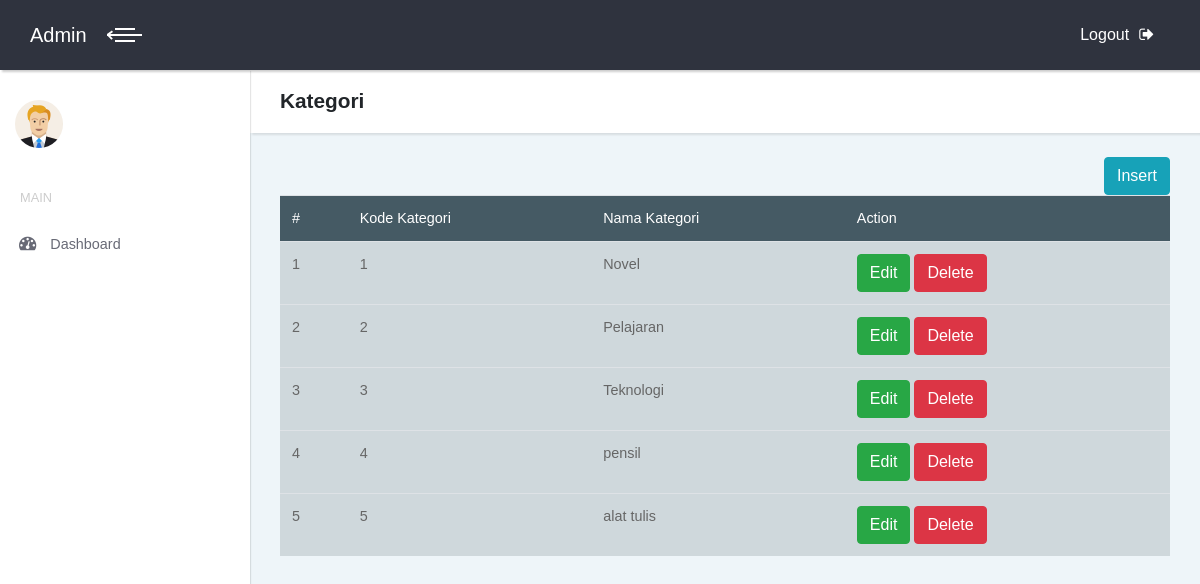
Page /index.php/kategori on the committed database.
### tables this page shows
CREATE TABLE `kategori_buku` (
  `kode_kategori` int(11) NOT NULL,
  `nama_kategori` varchar(100) NOT NULL
);

### application/controllers/Kategori.php (called while the page is built, shortened)
<?php
class Kategori extends CI_Controller {
	public function __construct()
	{
		$this->load->model('m_kategori','kat');
	}
	public function index()
	{
		$data['tampil_kategori']=$this->kat->tampil_kategori();
		$data['konten']="v_kategori";
		$this->load->view('template', $data);
	}
}

### index.php (called while the page is built, shortened)
<?php
require_once BASEPATH.'core/CodeIgniter.php';

### application/models/M_kategori.php (called while the page is built, shortened)
<?php
class M_kategori extends CI_Model {
	public function tampil_kategori()
	{
		$tm_kategori=$this->db->get('kategori_buku')->result();
		return $tm_kategori;
	}
}

### application/views/v_kategori.php (the view, shortened to what this page needs)
<header class="page-header">
  <div class="container-fluid">
    <h2 class="no-margin-bottom">Kategori</h2>
  </div>
</header>
<div class="container-fluid">
<div class="table-agile-info">
	<div class="panel panel-default">
<br><a href="#tambah" data-toggle="modal" class="btn btn-info pull-right">Insert</a><br>
<table class="table" id="example" ui-options=ui-options="{
        &quot;paging&quot;: {
          &quot;enabled&quot;: true
        },
        &quot;filtering&quot;: {
          &quot;enabled&quot;: true
        },
        &quot;sorting&quot;: {
          &quot;enabled&quot;: true
        }}">
<thead style="background-color: #455A64; color: white">
	<tr>
		<td>#</td>
		<td>Kode Kategori</td>
		<td>Nama Kategori</td>
		<td>Action</td>
	</tr></thead>
	<tbody style="background-color: #CFD8DC;">
	<?php $no=0; foreach ($tampil_kategori as $kat) : $no++;?>
	<tr>
		<td><?=$no?></td>
		<td><?=$kat->kode_kategori?></td>
		<td><?=$kat->nama_kategori?></td>
		<td>
			<a href="#edit" onclick="edit('<?=$kat->kode_kategori?>')" class="btn btn-success" data-toggle="modal">Edit</a>
			<a href="<?=base_url('index.php/kategori/hapus/'.$kat->kode_kategori)?>" onclick="return confirm('Yakin untuk menghapus?')" class="btn btn-danger">Delete</a>
		</td>
	</tr>
<?php endforeach ?>
</tbody>
</table></div>
</div>

### assets/css/style.default.css (style rules this page uses)
body { overflow-x: hidden; }
a, i, span { display: inline-block; text-decoration: none; -webkit-transition: all 0.3s; transition: all 0.3s; }
.container-fluid { padding: 0 30px; }
header.page-header { padding: 20px 0; }
table { font-size: 0.9em; color: #666; }
.page-header { background: #fff; padding: 20px; -webkit-box-shadow: 2px 2px 2px rgba(0, 0, 0, 0.1); box-shadow: 2px 2px 2px rgba(0, 0, 0, 0.1); position: relative; z-index: 8; }
.no-margin-bottom { margin-bottom: 0 !important; }
.btn { font-weight: 400; border: 1px solid transparent; padding: 0.375rem 0.75rem; font-size: 1rem; line-height: 1.5; border-radius: 0.25rem; -webkit-transition: background-color 0.15s ease-in-out, border-color 0.15s ease-in-out, -webkit-box-shadow 0.15s ease-in-out; transition: background-color 0.15s ease-in-out, border-color 0.15s ease-in-out, -webkit-box-shadow 0.15s ease-in-out; transition: background-color 0.15s ease-in-out, border-color 0.15s ease-in-out, box-shadow 0.15s ease-in-out; transition: background-color 0.15s ease-in-out, border-color 0.15s ease-in-out, box-shadow 0.15s ease-in-out, -webkit-box-shadow 0.15s ease-in-out; }
.btn-success { color: color-yiq(#28a745); background-color: #28a745; border-color: #28a745; }
.btn-info { color: color-yiq(#17a2b8); background-color: #17a2b8; border-color: #17a2b8; }
.btn-danger { color: color-yiq(#dc3545); background-color: #dc3545; border-color: #dc3545; }
body { font-family: "Poppins", sans-serif; font-size: 1rem; font-weight: 400; line-height: 1.5; color: #212529; background-color: #fff; }
a { color: #796AEE; text-decoration: none; }
h1, h2, h3, h4, h5, h6, .h1, .h2, .h3, .h4, .h5, .h6 { margin-bottom: 0.5rem; font-family: inherit; font-weight: 700; line-height: 1.1; color: inherit; }
h2, .h2 { font-size: 1.3rem; }

### rows in the picture
kategori_buku: kode_kategori "1", nama_kategori "Novel"
kategori_buku: kode_kategori "2", nama_kategori "Pelajaran"
kategori_buku: kode_kategori "3", nama_kategori "Teknologi"
kategori_buku: kode_kategori "4", nama_kategori "pensil"
kategori_buku: kode_kategori "5", nama_kategori "alat tulis"
